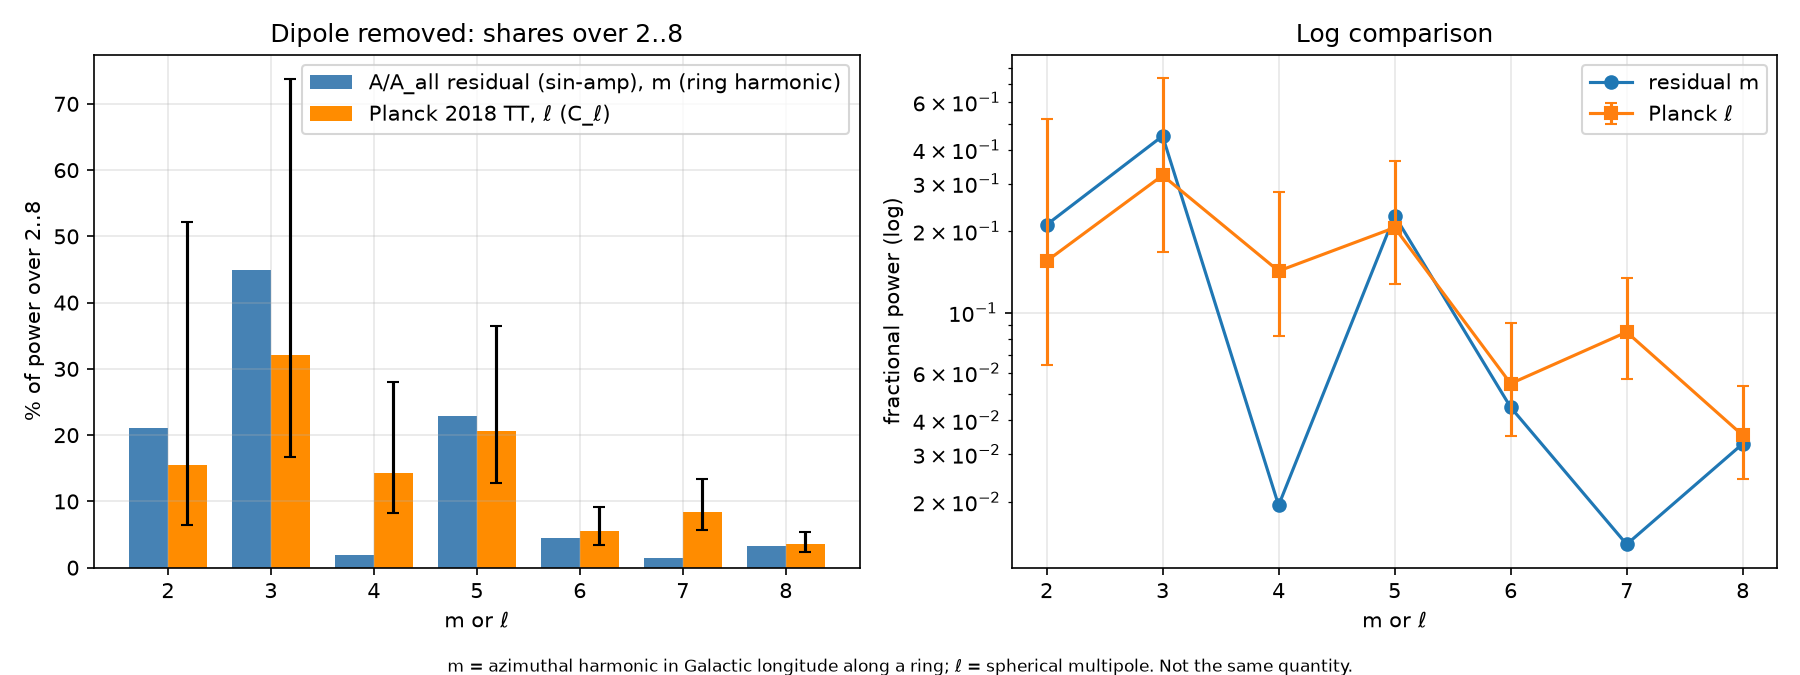

This chart was generated by the following Python code:
# SIN-AMP variant: residuals from A_fit_residual_fourier_sinamp.json (model*(1-Amp sin(l+phi)), Amp=-0.06, phi=0.35).
# l=1 / m=1 removed (CMB dipole treated as our peculiar motion). Fractional power renormalized over 2..8.
import json,numpy as np,matplotlib;matplotlib.use('Agg');import matplotlib.pyplot as plt
M=json.load(open('A_fit_residual_fourier_sinamp.json'))['modes'];m=np.array([x['m'] for x in M]);a2=np.array([x['amp']**2 for x in M])
k=m>=2;m=m[k];r=a2[k]/a2[k].sum()
d=np.loadtxt('COM_PowerSpect_CMB-TT-full_R3.01.txt');d=d[(d[:,0]>=2)&(d[:,0]<=8)]
l=d[:,0];f=2*np.pi/(l*(l+1));C=d[:,1]*f;S=C.sum();p=C/S;lo=d[:,2]*f/S;hi=d[:,3]*f/S
fig,ax=plt.subplots(1,2,figsize=(12,4.5));w=.38
ax[0].bar(m-w/2,100*r,w,label='A/A_all residual (sin-amp), m (ring harmonic)',color='steelblue')
ax[0].bar(l+w/2,100*p,w,yerr=[100*lo,100*hi],capsize=3,label='Planck 2018 TT, ℓ (C_ℓ)',color='darkorange')
ax[0].set(xlabel='m or ℓ',ylabel='% of power over 2..8',title='Dipole removed: shares over 2..8');ax[0].legend()
ax[1].semilogy(m,r,'o-',label='residual m');ax[1].errorbar(l,p,yerr=[np.minimum(lo,p*.99),hi],fmt='s-',capsize=3,label='Planck ℓ')
ax[1].set(xlabel='m or ℓ',ylabel='fractional power (log)',title='Log comparison');ax[1].legend()
for x in ax:x.set_xticks(range(2,9));x.grid(alpha=.3)
fig.text(.5,.005,'m = azimuthal harmonic in Galactic longitude along a ring; ℓ = spherical multipole. Not the same quantity.',ha='center',fontsize=8)
plt.tight_layout(rect=[0,.03,1,1]);plt.savefig('A_residual_power_vs_planck_noDipole_sinamp.png',dpi=150)
for i in range(7):print(int(m[i]),round(100*r[i],1),int(l[i]),round(100*p[i],1))
